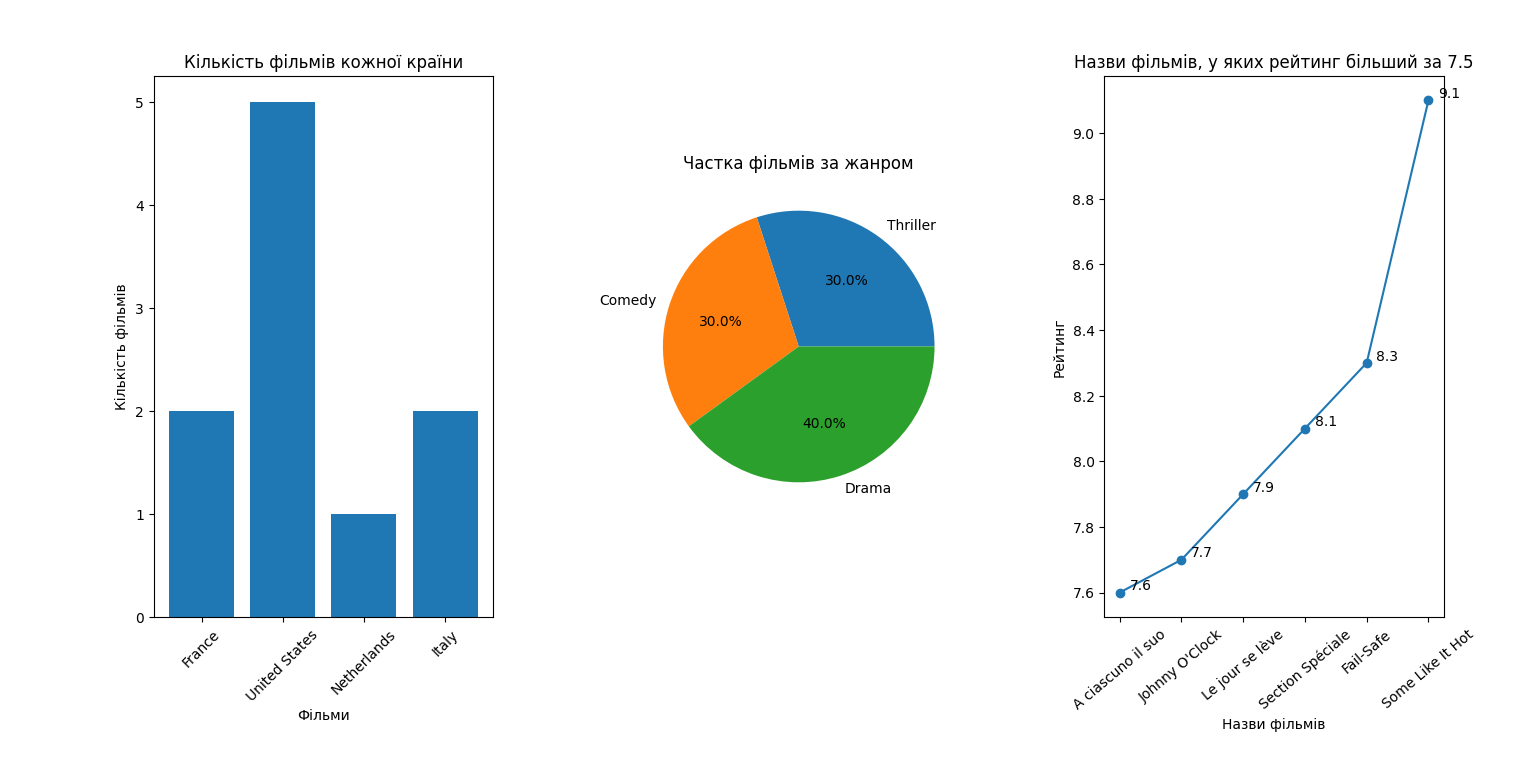

Reproduce this figure in Python.
import psycopg2
import matplotlib.pyplot as plt

username = 'StudentPeresenchuk'
password = '1984'
database = 'db_lab2_Peresenchuk'
host = 'localhost'
port = '5432'

query_1 = '''
SELECT TRIM(countries.country_name) AS country, COUNT(films.country_id) FROM films 
JOIN countries ON countries.country_id = films.country_id
GROUP BY country_name
'''

query_2 = '''
SELECT TRIM(genres.genre_name) AS genre, COUNT(films.genre_id) FROM films 
JOIN genres ON genres.genre_id = films.genre_id
GROUP BY genre_name
'''

query_3 = '''
SELECT TRIM(film_title) AS film_title, average_rating FROM films
WHERE average_rating > 7.5
ORDER BY average_rating
'''

conn = psycopg2.connect(user=username, password=password, dbname=database, host=host, port=port)


with conn:
    cur = conn.cursor()

# query_1
    cur.execute(query_1)
    country = []
    n_films = []

    for row in cur:
        country.append(row[0])
        n_films.append(row[1])

    x_range = range(len(country))

    figure, (bar_ax, pie_ax, graph_ax) = plt.subplots(1, 3)

    bar_ax.bar(x_range, n_films, label='Total')
    bar_ax.set_title('Кількість фільмів кожної країни')
    bar_ax.set_xlabel('Фільми')
    bar_ax.set_ylabel('Кількість фільмів')
    bar_ax.set_xticks(x_range)
    bar_ax.set_xticklabels(country, rotation=45)

# query_2
    cur.execute(query_2)
    genres = []
    films = []

    for row in cur:
        genres.append(row[0])
        films.append(row[1])

    pie_ax.pie(films, labels=genres, autopct='%1.1f%%')
    pie_ax.set_title('Частка фільмів за жанром')

# query_3
    cur.execute(query_3)
    title = []
    ratings = []

    for row in cur:
        title.append(row[0])
        ratings.append(row[1])

    graph_ax.plot(title, ratings, marker='o')
    graph_ax.set_xlabel('Назви фільмів')
    graph_ax.set_ylabel('Рейтинг')
    graph_ax.set_title('Назви фільмів, у яких рейтинг більший за 7.5')
    graph_ax.set_xticklabels(title, rotation=40)

    for qnt, price in zip(title, ratings):
        graph_ax.annotate(price, xy=(qnt, price), xytext=(7, 2), textcoords='offset points')


mng = plt.get_current_fig_manager()
mng.resize(1400, 750)

plt.subplots_adjust(left=0.1, bottom=0.19, right=0.94, top=0.9, wspace=0.4, hspace=0.4)

plt.show()
